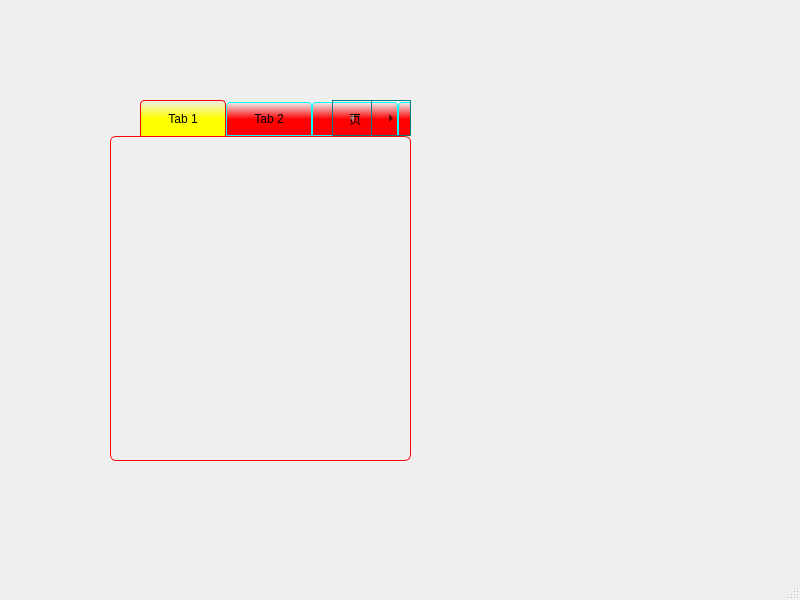
<?xml version="1.0" encoding="UTF-8"?>
<ui version="4.0">
 <class>MainWindow</class>
 <widget class="QMainWindow" name="MainWindow">
  <property name="geometry">
   <rect>
    <x>0</x>
    <y>0</y>
    <width>800</width>
    <height>600</height>
   </rect>
  </property>
  <property name="windowTitle">
   <string>MainWindow</string>
  </property>
  <property name="styleSheet">
   <string notr="true">QTabWidget 
{ 
    /*需开启Qt::WA_StyledBackground)*/
	 background-color: lightgreen;
}


/*tab条*/
QTabWidget::tab-bar 
{ 
     left: 30px; /*距离左侧的像素*/ 
     /*alignment: center;/*居中*/  
}
 
/*下方面板*/
QTabWidget::pane 
{  
    border: 1px solid red;  
    border-radius: 6px; 
}



 
 /*tab按钮*/
QTabBar::tab {
     
    background: qlineargradient(x1:0, y1:0, x2:0, y2:1, stop:0 #eeeeee, stop:0.5 #ff0000);/*渐变背景色*/
    border: 1px solid  cyan; 
    /*圆角*/
    border-top-left-radius: 4px; 
    border-top-right-radius: 4px;
    min-width:80px; /*宽度*/
    min-height:28px;/*高度*/
    padding: 2px;
}



/*光标停留tab按钮*/
QTabBar::tab:hover { 
   background:orange;
}

/*tab按钮被选中*/
QTabBar::tab:selected{
    background: qlineargradient(x1:0, y1:0, x2:0, y2:1, stop:0 #eeeeee, stop:0.5 #ffff00);/*渐变背景色*/
    border-color: red;  
    border-bottom-width:0px;
}

/*tab按钮未被选中*/
QTabBar::tab:!selected 
{
    margin-top: 2px; /* 看起来小一点 */
} 

/*撕裂的子控件*/
QTabBar::tear {
   border-image: url(:/img/tear_indicator.png);
    /*border: 1px solid  black; */
}

/*左右两个箭头按钮的宽度*/
QTabBar::scroller {  
    width:80px;
}


/*左右两个箭头按钮*/
QTabBar QToolButton {   
     border: 1px solid  teal;  
}

/*左箭头*/
 QTabBar QToolButton::left-arrow 
{ 
      image:url(:/img/left_arrow.png); 
}

/*右箭头*/
QTabBar  QToolButton::right-arrow 
{ 
      image:url(:/img/right_arrow.png); 
}

</string>
  </property>
  <widget class="QWidget" name="centralwidget">
   <widget class="QTabWidget" name="tabWidget">
    <property name="geometry">
     <rect>
      <x>110</x>
      <y>100</y>
      <width>301</width>
      <height>361</height>
     </rect>
    </property>
    <widget class="QWidget" name="tab">
     <attribute name="title">
      <string>Tab 1</string>
     </attribute>
    </widget>
    <widget class="QWidget" name="tab_2">
     <attribute name="title">
      <string>Tab 2</string>
     </attribute>
    </widget>
    <widget class="QWidget" name="tab_3">
     <attribute name="title">
      <string>页</string>
     </attribute>
    </widget>
    <widget class="QWidget" name="tab_4">
     <attribute name="title">
      <string>页</string>
     </attribute>
    </widget>
   </widget>
  </widget>
  <widget class="QMenuBar" name="menubar">
   <property name="geometry">
    <rect>
     <x>0</x>
     <y>0</y>
     <width>800</width>
     <height>26</height>
    </rect>
   </property>
  </widget>
  <widget class="QStatusBar" name="statusbar"/>
 </widget>
 <resources/>
 <connections/>
</ui>
